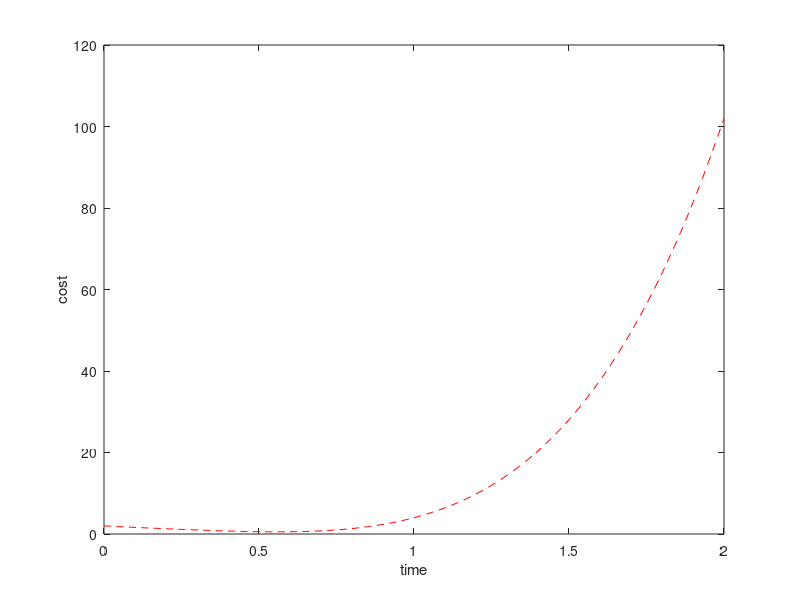

This chart was generated by the following MATLAB code:
% structs
footballTeam = {
'Fenerbahce'  true  4 3;
'Galatasaray' false 2 2;
'Besiktas'    true  2 1;
'Trabzonspor' true  0 3;
}

DS = footballTeam(9:12)
RS = footballTeam(13:16)

sum(cell2mat(DS) > cell2mat(RS))

% Plotting a Function
% y=9x^4-6x^3+3x^2-4x+2 and 0 <= x <= 2
x = 0:0.01:2;
y = 9*x.^4 - 6*x.^3 + 3*x.^2 - 4*x + 2;
plot(x,y, 'r--') % r: red, --: dashed line
xlabel('time')
ylabel('cost')


% Numeric Computation with Absolute Fault Tolerance
% fun is [\int_{0}^{4}13x(1-x)e^{-1.5x}dx] 
function y = myFunction(x)
    y = 13 * x .* (1 - x) .* exp(-1.5 * x);
end

result = integral(@myFunction, 0, 4, 'AbsTol', 1e-4);





